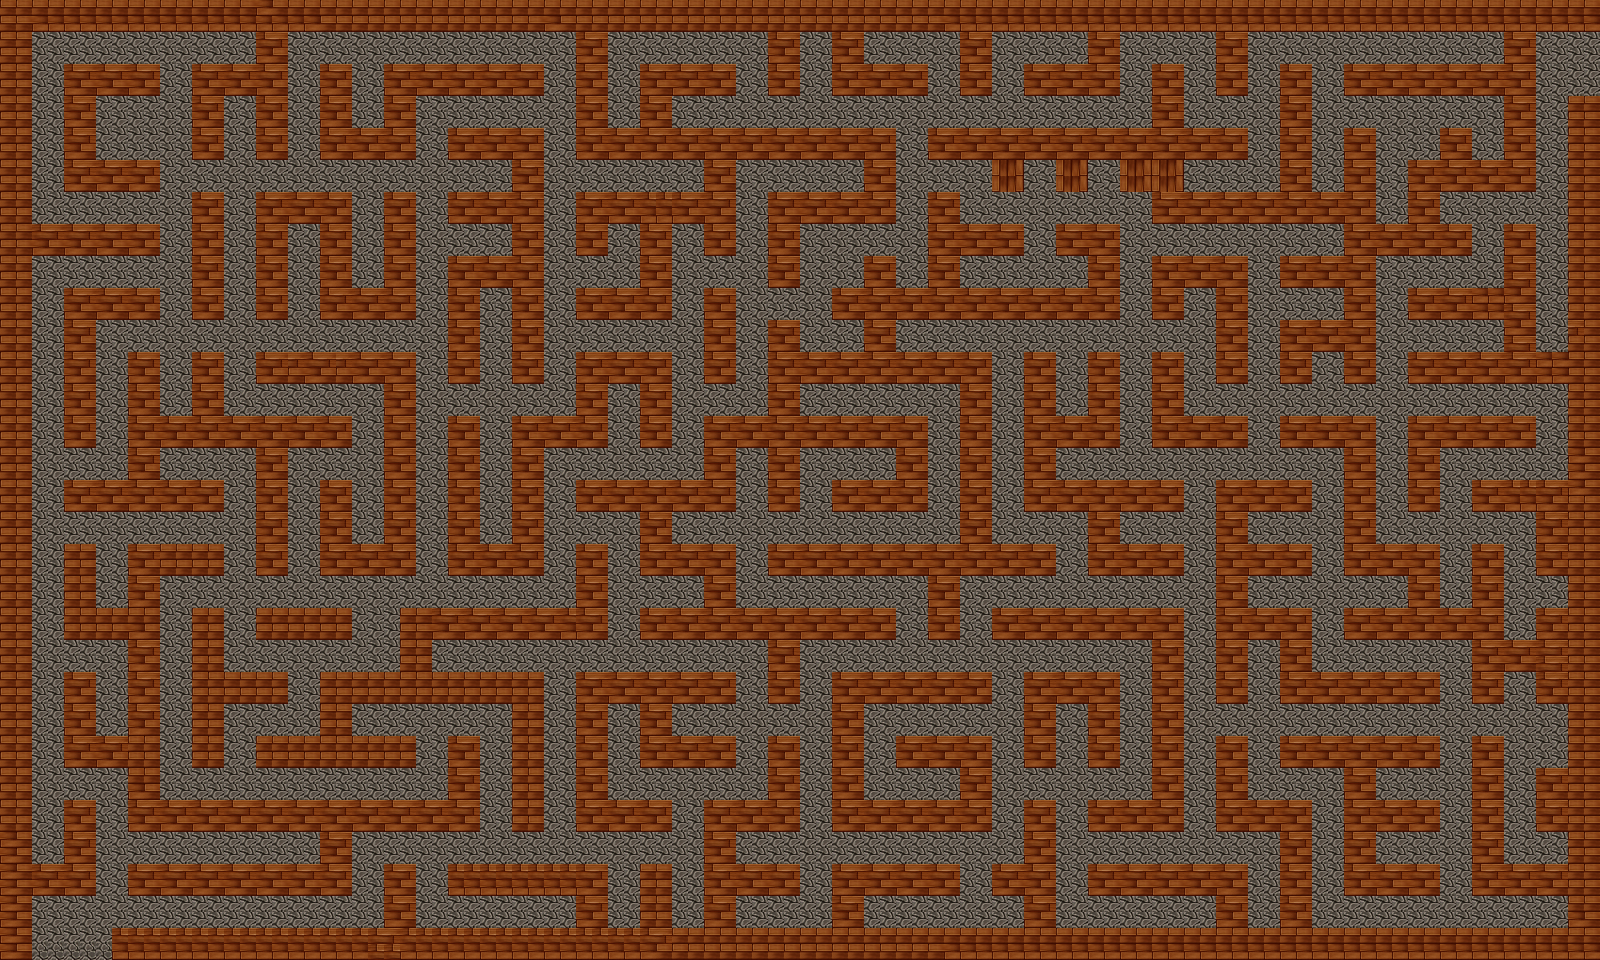

A 2D game scene composited from a Tiled map and its tileset images. What follows is a short description and the map's XML, with each tile layer's data collapsed to a summary:
An orthogonal 100x60 tile map with 16x16 px tiles, 6 tile layers (Capa de Patrones 1, Capa de patrones 2, wall1, wall2, ...), 1 hidden layer not drawn, 13 tilesets.

<map version="1.2" tiledversion="1.2.2" orientation="orthogonal" renderorder="right-down" width="100" height="60" tilewidth="16" tileheight="16" infinite="0" nextlayerid="8" nextobjectid="1">
 <tileset firstgid="1" source="tsx/Pisos 2.tsx" />
 <tileset firstgid="513" source="tsx/cosas 4.tsx" />
 <tileset firstgid="1665" source="tsx/piso3.tsx" />
 <tileset firstgid="1921" source="tsx/cosas 5.tsx" />
 <tileset firstgid="2945" source="tsx/cosas 2.tsx" />
 <tileset firstgid="3969" source="tsx/cosas 3.tsx" />
 <tileset firstgid="5793" source="tsx/cosas 6.tsx" />
 <tileset firstgid="6817" source="tsx/piso4.tsx" />
 <tileset firstgid="9859" source="tsx/techos.tsx" />
 <tileset firstgid="10371" source="tsx/Pisos.tsx" />
 <tileset firstgid="11139" source="tsx/red.tsx" />
 <tileset firstgid="11143" source="Tiled/tsx/Sala01.tsx" />
 <tileset firstgid="11599" source="Tiled/tsx/Piso03.tsx" />
 <layer id="1" name="Capa de Patrones 1" width="100" height="60">
  <data>[6000 cells, 6000 non-empty, 1 distinct tile ids]</data>
 </layer>
 <layer id="2" name="Capa de patrones 2" width="100" height="60">
  <data>[6000 cells, 0 non-empty, 0 distinct tile ids]</data>
 </layer>
 <layer id="3" name="wall1" width="100" height="60">
  <data>[6000 cells, 3044 non-empty, 4 distinct tile ids]</data>
 </layer>
 <layer id="7" name="Wall01" width="100" height="60" visible="0">
  <data>[6000 cells, 413 non-empty, 1 distinct tile ids]</data>
 </layer>
 <layer id="4" name="wall2" width="100" height="60">
  <data>[6000 cells, 0 non-empty, 0 distinct tile ids]</data>
 </layer>
 <layer id="5" name="Wall3" width="100" height="60">
  <data>[6000 cells, 0 non-empty, 0 distinct tile ids]</data>
 </layer>
 <layer id="6" name="collider" width="100" height="60" opacity="0">
  <data>[6000 cells, 3044 non-empty, 2 distinct tile ids]</data>
 </layer>
</map>
